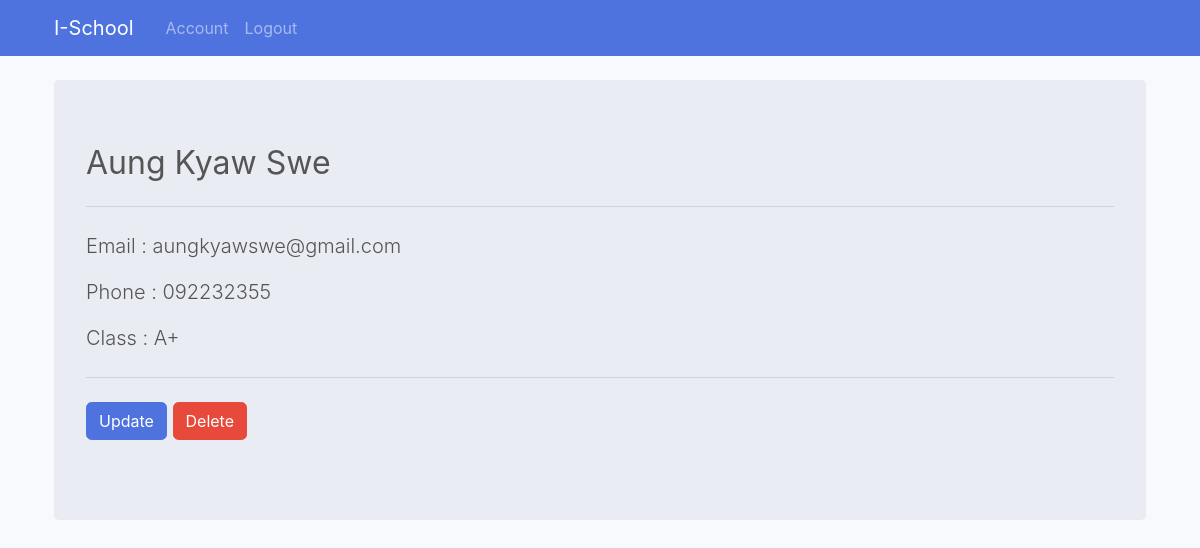
The page /student/1 (signed in) on the database its author committed.
### students/models.py (models this page shows, shortened)
class Student(db.Model):
    id = db.Column(db.Integer, primary_key=True)
    name = db.Column(db.String(50), nullable=False)
    email = db.Column(db.String(120))
    phone = db.Column(db.String(20))
    attended_class = db.Column(db.String(100), nullable=False)
    date_posted = db.Column(db.DateTime, nullable=False, default=datetime.utcnow)

### students/routes.py (the view)
@app.route('/student/<int:student_id>')
@login_required
def student(student_id):
    student = Student.query.get_or_404(student_id)
    return render_template('student.html', student=student, title='Student')

### students/models.py (called while the page is built)
@login_manager.user_loader
def load_user(user_id):
    return User.query.get(int(user_id))

### students/templates/student.html (shortened to what this page needs)
{% extends 'base.html' %} {% block content %}
<div class="jumbotron" style="color: #555">
  <h2 class="display-5">{{ student.name }}</h2>
  <hr class="my-4" />
  <p class="lead">Email : {{ student.email }}</p>
  <p class="lead">Phone : {{ student.phone }}</p>
  <p class="lead">Class : {{ student.attended_class }}</p>
  <hr class="my-4" />
  <p class="lead">
    <a
      class="btn btn-primary"
      href="{{ url_for('update_student', student_id=student.id) }}"
      >Update</a
    >
    <button
      class="btn btn-danger"
      data-bs-toggle="modal"
      data-bs-target="#deleteModal"
    >
      Delete
    </button>
  </p>
</div>
{% endblock content %}

### rows shown on the page
Student: name "Aung Kyaw Swe", email "aungkyawswe@gmail.com", phone "092232355", attended_class "A+"
